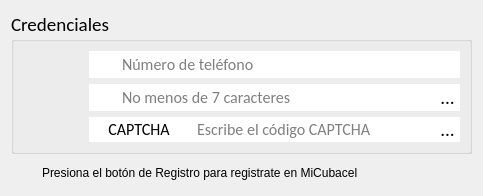
<?xml version="1.0" encoding="UTF-8"?>
<ui version="4.0">
 <class>Dialog</class>
 <widget class="QDialog" name="Dialog">
  <property name="geometry">
   <rect>
    <x>0</x>
    <y>0</y>
    <width>483</width>
    <height>175</height>
   </rect>
  </property>
  <property name="windowTitle">
   <string>Regístrate en MiCubacel</string>
  </property>
  <property name="windowIcon">
   <iconset>
    <normaloff>icons/authentication.png</normaloff>icons/authentication.png</iconset>
  </property>
  <property name="modal">
   <bool>true</bool>
  </property>
  <layout class="QGridLayout" name="gridLayout">
   <item row="0" column="0">
    <widget class="QGroupBox" name="groupBox">
     <property name="font">
      <font>
       <family>Calibri</family>
       <pointsize>14</pointsize>
      </font>
     </property>
     <property name="styleSheet">
      <string notr="true"/>
     </property>
     <property name="title">
      <string>Credenciales</string>
     </property>
     <property name="flat">
      <bool>true</bool>
     </property>
     <layout class="QGridLayout" name="gridLayout_6">
      <item row="1" column="0">
       <widget class="QLabel" name="label_4">
        <property name="minimumSize">
         <size>
          <width>60</width>
          <height>60</height>
         </size>
        </property>
        <property name="maximumSize">
         <size>
          <width>60</width>
          <height>60</height>
         </size>
        </property>
        <property name="text">
         <string/>
        </property>
        <property name="pixmap">
         <pixmap>icons/knox.png</pixmap>
        </property>
        <property name="scaledContents">
         <bool>true</bool>
        </property>
        <property name="alignment">
         <set>Qt::AlignCenter</set>
        </property>
        <property name="wordWrap">
         <bool>true</bool>
        </property>
       </widget>
      </item>
      <item row="1" column="1">
       <widget class="QWidget" name="widget_3" native="true">
        <layout class="QGridLayout" name="gridLayout_2">
         <property name="leftMargin">
          <number>0</number>
         </property>
         <property name="topMargin">
          <number>0</number>
         </property>
         <property name="rightMargin">
          <number>0</number>
         </property>
         <property name="bottomMargin">
          <number>0</number>
         </property>
         <item row="0" column="0">
          <widget class="QWidget" name="user_widget" native="true">
           <property name="styleSheet">
            <string notr="true">QWidget #user_widget{
	background-color: rgb(255, 255, 255);
}</string>
           </property>
           <layout class="QGridLayout" name="gridLayout_7">
            <property name="leftMargin">
             <number>0</number>
            </property>
            <property name="topMargin">
             <number>0</number>
            </property>
            <property name="rightMargin">
             <number>0</number>
            </property>
            <property name="bottomMargin">
             <number>0</number>
            </property>
            <item row="0" column="0">
             <widget class="QLabel" name="label">
              <property name="minimumSize">
               <size>
                <width>25</width>
                <height>25</height>
               </size>
              </property>
              <property name="maximumSize">
               <size>
                <width>25</width>
                <height>25</height>
               </size>
              </property>
              <property name="font">
               <font>
                <pointsize>12</pointsize>
               </font>
              </property>
              <property name="text">
               <string/>
              </property>
              <property name="pixmap">
               <pixmap>icons/authentication.png</pixmap>
              </property>
              <property name="scaledContents">
               <bool>true</bool>
              </property>
              <property name="alignment">
               <set>Qt::AlignCenter</set>
              </property>
             </widget>
            </item>
            <item row="0" column="1">
             <widget class="QLineEdit" name="user">
              <property name="font">
               <font>
                <family>Calibri</family>
                <pointsize>12</pointsize>
                <italic>false</italic>
               </font>
              </property>
              <property name="text">
               <string/>
              </property>
              <property name="frame">
               <bool>false</bool>
              </property>
              <property name="placeholderText">
               <string>Número de teléfono</string>
              </property>
              <property name="clearButtonEnabled">
               <bool>true</bool>
              </property>
             </widget>
            </item>
           </layout>
          </widget>
         </item>
         <item row="1" column="0">
          <widget class="QWidget" name="passw_widget" native="true">
           <property name="styleSheet">
            <string notr="true">QWidget #passw_widget{
	
	background-color: rgb(255, 255, 255);
}</string>
           </property>
           <layout class="QGridLayout" name="gridLayout_8">
            <property name="leftMargin">
             <number>0</number>
            </property>
            <property name="topMargin">
             <number>0</number>
            </property>
            <property name="rightMargin">
             <number>0</number>
            </property>
            <property name="bottomMargin">
             <number>0</number>
            </property>
            <item row="0" column="0">
             <widget class="QLabel" name="label_2">
              <property name="minimumSize">
               <size>
                <width>25</width>
                <height>25</height>
               </size>
              </property>
              <property name="maximumSize">
               <size>
                <width>25</width>
                <height>25</height>
               </size>
              </property>
              <property name="font">
               <font>
                <pointsize>12</pointsize>
               </font>
              </property>
              <property name="text">
               <string/>
              </property>
              <property name="pixmap">
               <pixmap>../../Yoogle/ui/icons/ic_user_secure.png</pixmap>
              </property>
              <property name="scaledContents">
               <bool>true</bool>
              </property>
              <property name="alignment">
               <set>Qt::AlignCenter</set>
              </property>
             </widget>
            </item>
            <item row="0" column="1">
             <widget class="QLineEdit" name="password">
              <property name="font">
               <font>
                <family>Calibri</family>
                <pointsize>12</pointsize>
                <italic>false</italic>
               </font>
              </property>
              <property name="frame">
               <bool>false</bool>
              </property>
              <property name="echoMode">
               <enum>QLineEdit::Password</enum>
              </property>
              <property name="placeholderText">
               <string>No menos de 7 caracteres</string>
              </property>
              <property name="clearButtonEnabled">
               <bool>true</bool>
              </property>
             </widget>
            </item>
            <item row="0" column="2">
             <widget class="QToolButton" name="show_hide_passw">
              <property name="minimumSize">
               <size>
                <width>25</width>
                <height>25</height>
               </size>
              </property>
              <property name="maximumSize">
               <size>
                <width>25</width>
                <height>25</height>
               </size>
              </property>
              <property name="toolTip">
               <string>Mostrar/Ocultar contraseña</string>
              </property>
              <property name="styleSheet">
               <string notr="true">QToolButton {
	border: none;
	border-radius:10px;	
	background-color: transparent;
}
QToolButton:hover {	
	background-color: rgb(0, 234, 255);
}
QToolButton:checked, QToolButton:pressed{	
	background-color:rgb(55, 192, 255);
}</string>
              </property>
              <property name="text">
               <string>...</string>
              </property>
              <property name="icon">
               <iconset>
                <normaloff>icons/eye_black.png</normaloff>icons/eye_black.png</iconset>
              </property>
              <property name="iconSize">
               <size>
                <width>20</width>
                <height>20</height>
               </size>
              </property>
              <property name="checkable">
               <bool>true</bool>
              </property>
             </widget>
            </item>
           </layout>
          </widget>
         </item>
        </layout>
       </widget>
      </item>
      <item row="2" column="1">
       <widget class="QWidget" name="captcha_widget" native="true">
        <property name="styleSheet">
         <string notr="true">QWidget #captcha_widget{
	
	background-color: rgb(255, 255, 255);
}</string>
        </property>
        <layout class="QGridLayout" name="gridLayout_4">
         <property name="leftMargin">
          <number>0</number>
         </property>
         <property name="topMargin">
          <number>0</number>
         </property>
         <property name="rightMargin">
          <number>0</number>
         </property>
         <property name="bottomMargin">
          <number>0</number>
         </property>
         <item row="0" column="1">
          <widget class="QLineEdit" name="captcha_txt">
           <property name="font">
            <font>
             <family>Calibri</family>
             <pointsize>12</pointsize>
             <kerning>true</kerning>
            </font>
           </property>
           <property name="frame">
            <bool>false</bool>
           </property>
           <property name="placeholderText">
            <string>Escribe el código CAPTCHA</string>
           </property>
          </widget>
         </item>
         <item row="0" column="0">
          <widget class="QLabel" name="captcha_img">
           <property name="minimumSize">
            <size>
             <width>100</width>
             <height>20</height>
            </size>
           </property>
           <property name="maximumSize">
            <size>
             <width>100</width>
             <height>20</height>
            </size>
           </property>
           <property name="font">
            <font>
             <family>Calibri</family>
             <pointsize>12</pointsize>
            </font>
           </property>
           <property name="text">
            <string>CAPTCHA</string>
           </property>
           <property name="scaledContents">
            <bool>true</bool>
           </property>
           <property name="alignment">
            <set>Qt::AlignCenter</set>
           </property>
           <property name="wordWrap">
            <bool>false</bool>
           </property>
          </widget>
         </item>
         <item row="0" column="2">
          <widget class="QToolButton" name="register_btn">
           <property name="minimumSize">
            <size>
             <width>25</width>
             <height>25</height>
            </size>
           </property>
           <property name="maximumSize">
            <size>
             <width>25</width>
             <height>25</height>
            </size>
           </property>
           <property name="toolTip">
            <string>Registrarse</string>
           </property>
           <property name="text">
            <string>...</string>
           </property>
           <property name="icon">
            <iconset>
             <normaloff>icons/lil_forward.png</normaloff>icons/lil_forward.png</iconset>
           </property>
           <property name="iconSize">
            <size>
             <width>25</width>
             <height>25</height>
            </size>
           </property>
           <property name="autoRaise">
            <bool>true</bool>
           </property>
          </widget>
         </item>
        </layout>
       </widget>
      </item>
     </layout>
    </widget>
   </item>
   <item row="1" column="0">
    <widget class="QWidget" name="widget" native="true">
     <layout class="QGridLayout" name="gridLayout_3">
      <property name="leftMargin">
       <number>0</number>
      </property>
      <property name="topMargin">
       <number>0</number>
      </property>
      <property name="rightMargin">
       <number>0</number>
      </property>
      <property name="bottomMargin">
       <number>0</number>
      </property>
      <item row="0" column="1">
       <widget class="QLabel" name="status">
        <property name="text">
         <string>Presiona el botón de Registro para registrate en MiCubacel</string>
        </property>
       </widget>
      </item>
      <item row="0" column="0">
       <widget class="QLabel" name="status_icon">
        <property name="minimumSize">
         <size>
          <width>25</width>
          <height>25</height>
         </size>
        </property>
        <property name="maximumSize">
         <size>
          <width>25</width>
          <height>25</height>
         </size>
        </property>
        <property name="text">
         <string/>
        </property>
        <property name="pixmap">
         <pixmap>icons/msecure.png</pixmap>
        </property>
        <property name="scaledContents">
         <bool>true</bool>
        </property>
        <property name="alignment">
         <set>Qt::AlignCenter</set>
        </property>
       </widget>
      </item>
     </layout>
    </widget>
   </item>
  </layout>
 </widget>
 <resources/>
 <connections/>
</ui>
